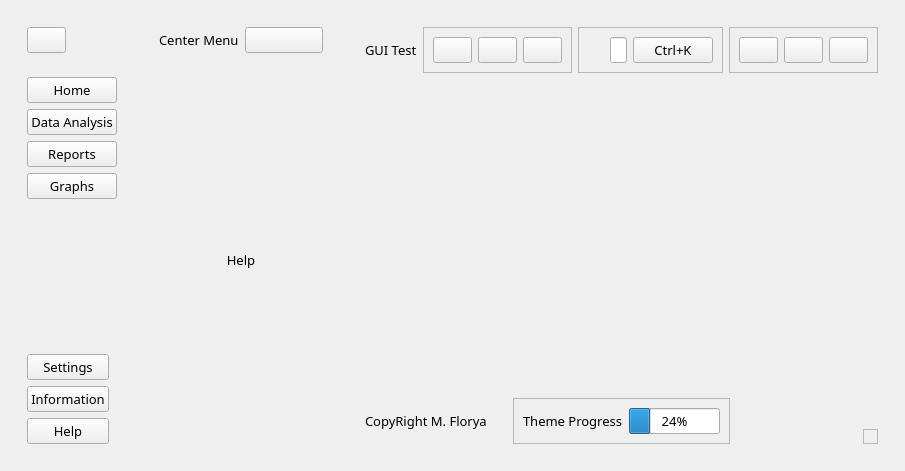
<?xml version="1.0" encoding="UTF-8"?>
<ui version="4.0">
 <class>MainWindow</class>
 <widget class="QMainWindow" name="MainWindow">
  <property name="geometry">
   <rect>
    <x>0</x>
    <y>0</y>
    <width>887</width>
    <height>471</height>
   </rect>
  </property>
  <property name="font">
   <font>
    <family>Noto Sans Ogham</family>
    <pointsize>10</pointsize>
   </font>
  </property>
  <property name="windowTitle">
   <string>MainWindow</string>
  </property>
  <property name="styleSheet">
   <string notr="true"/>
  </property>
  <widget class="QWidget" name="centralwidget">
   <layout class="QHBoxLayout" name="horizontalLayout">
    <item alignment="Qt::AlignLeft">
     <widget class="QWidget" name="leftmenu" native="true">
      <layout class="QVBoxLayout" name="verticalLayout">
       <item alignment="Qt::AlignLeft|Qt::AlignTop">
        <widget class="QWidget" name="widget" native="true">
         <layout class="QVBoxLayout" name="verticalLayout_2">
          <item>
           <widget class="QPushButton" name="menuBtn">
            <property name="text">
             <string/>
            </property>
            <property name="icon">
             <iconset>
              <normaloff>../../../../../Custom_Widgets/main/Qss/icons/fefefe/feather/menu.png</normaloff>../../../../../Custom_Widgets/main/Qss/icons/fefefe/feather/menu.png</iconset>
            </property>
            <property name="shortcut">
             <string/>
            </property>
            <property name="autoDefault">
             <bool>false</bool>
            </property>
            <property name="default">
             <bool>false</bool>
            </property>
            <property name="flat">
             <bool>false</bool>
            </property>
           </widget>
          </item>
         </layout>
        </widget>
       </item>
       <item alignment="Qt::AlignLeft|Qt::AlignTop">
        <widget class="QWidget" name="widget_3" native="true">
         <layout class="QVBoxLayout" name="verticalLayout_4">
          <item>
           <widget class="QPushButton" name="Home">
            <property name="text">
             <string>Home</string>
            </property>
            <property name="icon">
             <iconset>
              <normaloff>../../../../../Custom_Widgets/main/Qss/icons/fefefe/feather/home.png</normaloff>../../../../../Custom_Widgets/main/Qss/icons/fefefe/feather/home.png</iconset>
            </property>
           </widget>
          </item>
          <item>
           <widget class="QPushButton" name="DataAnalysis">
            <property name="text">
             <string>Data Analysis</string>
            </property>
            <property name="icon">
             <iconset>
              <normaloff>../../../../../Custom_Widgets/main/Qss/icons/fefefe/feather/list.png</normaloff>../../../../../Custom_Widgets/main/Qss/icons/fefefe/feather/list.png</iconset>
            </property>
           </widget>
          </item>
          <item>
           <widget class="QPushButton" name="Reports">
            <property name="text">
             <string>Reports</string>
            </property>
            <property name="icon">
             <iconset>
              <normaloff>../../../../../Custom_Widgets/main/Qss/icons/fefefe/feather/printer.png</normaloff>../../../../../Custom_Widgets/main/Qss/icons/fefefe/feather/printer.png</iconset>
            </property>
           </widget>
          </item>
          <item>
           <widget class="QPushButton" name="Graphs">
            <property name="text">
             <string>Graphs</string>
            </property>
            <property name="icon">
             <iconset>
              <normaloff>../../../../../Custom_Widgets/main/Qss/icons/fefefe/feather/pie-chart.png</normaloff>../../../../../Custom_Widgets/main/Qss/icons/fefefe/feather/pie-chart.png</iconset>
            </property>
           </widget>
          </item>
         </layout>
        </widget>
       </item>
       <item>
        <spacer name="verticalSpacer">
         <property name="orientation">
          <enum>Qt::Vertical</enum>
         </property>
         <property name="sizeHint" stdset="0">
          <size>
           <width>20</width>
           <height>40</height>
          </size>
         </property>
        </spacer>
       </item>
       <item alignment="Qt::AlignLeft|Qt::AlignBottom">
        <widget class="QWidget" name="widget_2" native="true">
         <layout class="QVBoxLayout" name="verticalLayout_3">
          <item>
           <widget class="QPushButton" name="Settings">
            <property name="text">
             <string>Settings</string>
            </property>
            <property name="icon">
             <iconset>
              <normaloff>../../../../../Custom_Widgets/main/Qss/icons/fefefe/feather/settings.png</normaloff>../../../../../Custom_Widgets/main/Qss/icons/fefefe/feather/settings.png</iconset>
            </property>
           </widget>
          </item>
          <item>
           <widget class="QPushButton" name="Information">
            <property name="text">
             <string>Information</string>
            </property>
            <property name="icon">
             <iconset>
              <normaloff>../../../../../Custom_Widgets/main/Qss/icons/fefefe/feather/info.png</normaloff>../../../../../Custom_Widgets/main/Qss/icons/fefefe/feather/info.png</iconset>
            </property>
           </widget>
          </item>
          <item>
           <widget class="QPushButton" name="pushButton_3">
            <property name="text">
             <string>Help</string>
            </property>
            <property name="icon">
             <iconset>
              <normaloff>../../../../../Custom_Widgets/main/Qss/icons/fefefe/feather/help-circle.png</normaloff>../../../../../Custom_Widgets/main/Qss/icons/fefefe/feather/help-circle.png</iconset>
            </property>
           </widget>
          </item>
         </layout>
        </widget>
       </item>
      </layout>
     </widget>
    </item>
    <item>
     <widget class="QWidget" name="centerMenu" native="true">
      <property name="maximumSize">
       <size>
        <width>200</width>
        <height>16777215</height>
       </size>
      </property>
      <layout class="QVBoxLayout" name="verticalLayout_5">
       <item>
        <widget class="QWidget" name="widget_4" native="true">
         <layout class="QHBoxLayout" name="horizontalLayout_2">
          <item>
           <widget class="QLabel" name="label">
            <property name="text">
             <string>Center Menu</string>
            </property>
           </widget>
          </item>
          <item>
           <widget class="QPushButton" name="pushButton">
            <property name="text">
             <string/>
            </property>
            <property name="icon">
             <iconset>
              <normaloff>../../../../../Custom_Widgets/main/Qss/icons/fefefe/feather/x-circle.png</normaloff>../../../../../Custom_Widgets/main/Qss/icons/fefefe/feather/x-circle.png</iconset>
            </property>
           </widget>
          </item>
         </layout>
        </widget>
       </item>
       <item>
        <widget class="QStackedWidget" name="stackedWidget">
         <property name="currentIndex">
          <number>2</number>
         </property>
         <widget class="QWidget" name="settingsPage">
          <layout class="QVBoxLayout" name="verticalLayout_6">
           <item>
            <spacer name="verticalSpacer_2">
             <property name="orientation">
              <enum>Qt::Vertical</enum>
             </property>
             <property name="sizeHint" stdset="0">
              <size>
               <width>20</width>
               <height>40</height>
              </size>
             </property>
            </spacer>
           </item>
           <item alignment="Qt::AlignVCenter">
            <widget class="QWidget" name="widget_5" native="true">
             <layout class="QVBoxLayout" name="verticalLayout_7">
              <item>
               <widget class="QLabel" name="label_2">
                <property name="text">
                 <string>Settings</string>
                </property>
                <property name="alignment">
                 <set>Qt::AlignCenter</set>
                </property>
               </widget>
              </item>
              <item>
               <widget class="QFrame" name="frame">
                <property name="frameShape">
                 <enum>QFrame::StyledPanel</enum>
                </property>
                <property name="frameShadow">
                 <enum>QFrame::Raised</enum>
                </property>
                <layout class="QHBoxLayout" name="horizontalLayout_3">
                 <item>
                  <widget class="QLabel" name="label_3">
                   <property name="text">
                    <string>Theme</string>
                   </property>
                  </widget>
                 </item>
                 <item>
                  <widget class="QComboBox" name="comboBox"/>
                 </item>
                </layout>
               </widget>
              </item>
             </layout>
            </widget>
           </item>
           <item>
            <spacer name="verticalSpacer_3">
             <property name="orientation">
              <enum>Qt::Vertical</enum>
             </property>
             <property name="sizeHint" stdset="0">
              <size>
               <width>20</width>
               <height>40</height>
              </size>
             </property>
            </spacer>
           </item>
          </layout>
         </widget>
         <widget class="QWidget" name="informationPage">
          <layout class="QVBoxLayout" name="verticalLayout_8">
           <item alignment="Qt::AlignVCenter">
            <widget class="QLabel" name="label_4">
             <property name="text">
              <string>Information</string>
             </property>
             <property name="alignment">
              <set>Qt::AlignCenter</set>
             </property>
            </widget>
           </item>
          </layout>
         </widget>
         <widget class="QWidget" name="helpPage">
          <layout class="QVBoxLayout" name="verticalLayout_9">
           <item alignment="Qt::AlignVCenter">
            <widget class="QLabel" name="label_5">
             <property name="text">
              <string>Help</string>
             </property>
             <property name="alignment">
              <set>Qt::AlignCenter</set>
             </property>
            </widget>
           </item>
          </layout>
         </widget>
        </widget>
       </item>
      </layout>
     </widget>
    </item>
    <item>
     <widget class="QWidget" name="mainBody" native="true">
      <property name="sizePolicy">
       <sizepolicy hsizetype="Expanding" vsizetype="Preferred">
        <horstretch>0</horstretch>
        <verstretch>0</verstretch>
       </sizepolicy>
      </property>
      <layout class="QVBoxLayout" name="verticalLayout_10">
       <item alignment="Qt::AlignTop">
        <widget class="QWidget" name="header" native="true">
         <layout class="QHBoxLayout" name="horizontalLayout_7">
          <item>
           <widget class="QLabel" name="titleText">
            <property name="text">
             <string>GUI Test</string>
            </property>
           </widget>
          </item>
          <item>
           <widget class="QFrame" name="frame_3">
            <property name="frameShape">
             <enum>QFrame::StyledPanel</enum>
            </property>
            <property name="frameShadow">
             <enum>QFrame::Raised</enum>
            </property>
            <layout class="QHBoxLayout" name="horizontalLayout_6">
             <item>
              <widget class="QPushButton" name="notificationBtn">
               <property name="text">
                <string/>
               </property>
               <property name="icon">
                <iconset>
                 <normaloff>../../../../../Custom_Widgets/main/Qss/icons/fefefe/feather/bell.png</normaloff>../../../../../Custom_Widgets/main/Qss/icons/fefefe/feather/bell.png</iconset>
               </property>
              </widget>
             </item>
             <item>
              <widget class="QPushButton" name="moreBtn">
               <property name="text">
                <string/>
               </property>
               <property name="icon">
                <iconset>
                 <normaloff>../../../../../Custom_Widgets/main/Qss/icons/fefefe/feather/more-horizontal.png</normaloff>../../../../../Custom_Widgets/main/Qss/icons/fefefe/feather/more-horizontal.png</iconset>
               </property>
              </widget>
             </item>
             <item>
              <widget class="QPushButton" name="profileBtn">
               <property name="text">
                <string/>
               </property>
               <property name="icon">
                <iconset>
                 <normaloff>../../../../../Custom_Widgets/main/Qss/icons/fefefe/feather/user.png</normaloff>../../../../../Custom_Widgets/main/Qss/icons/fefefe/feather/user.png</iconset>
               </property>
              </widget>
             </item>
            </layout>
           </widget>
          </item>
          <item>
           <widget class="QFrame" name="searchCont">
            <property name="frameShape">
             <enum>QFrame::StyledPanel</enum>
            </property>
            <property name="frameShadow">
             <enum>QFrame::Raised</enum>
            </property>
            <layout class="QHBoxLayout" name="horizontalLayout_8">
             <item>
              <widget class="QLabel" name="label_9">
               <property name="minimumSize">
                <size>
                 <width>16</width>
                 <height>16</height>
                </size>
               </property>
               <property name="maximumSize">
                <size>
                 <width>16</width>
                 <height>16</height>
                </size>
               </property>
               <property name="text">
                <string/>
               </property>
               <property name="pixmap">
                <pixmap>../../../../../Custom_Widgets/main/Qss/icons/fefefe/feather/search.png</pixmap>
               </property>
               <property name="scaledContents">
                <bool>true</bool>
               </property>
              </widget>
             </item>
             <item>
              <widget class="QLineEdit" name="lineEdit"/>
             </item>
             <item>
              <widget class="QPushButton" name="pushButton_2">
               <property name="text">
                <string>Ctrl+K</string>
               </property>
              </widget>
             </item>
            </layout>
           </widget>
          </item>
          <item alignment="Qt::AlignRight|Qt::AlignTop">
           <widget class="QFrame" name="frame_4">
            <property name="frameShape">
             <enum>QFrame::StyledPanel</enum>
            </property>
            <property name="frameShadow">
             <enum>QFrame::Raised</enum>
            </property>
            <layout class="QHBoxLayout" name="horizontalLayout_9">
             <item>
              <widget class="QPushButton" name="minimizeBtn">
               <property name="text">
                <string/>
               </property>
               <property name="icon">
                <iconset>
                 <normaloff>../../../../../Custom_Widgets/main/Qss/icons/fefefe/feather/window_minimize.png</normaloff>../../../../../Custom_Widgets/main/Qss/icons/fefefe/feather/window_minimize.png</iconset>
               </property>
              </widget>
             </item>
             <item>
              <widget class="QPushButton" name="restoreBtn">
               <property name="text">
                <string/>
               </property>
               <property name="icon">
                <iconset>
                 <normaloff>../../../../../Custom_Widgets/main/Qss/icons/fefefe/feather/square.png</normaloff>../../../../../Custom_Widgets/main/Qss/icons/fefefe/feather/square.png</iconset>
               </property>
              </widget>
             </item>
             <item>
              <widget class="QPushButton" name="closeBtn">
               <property name="text">
                <string/>
               </property>
               <property name="icon">
                <iconset>
                 <normaloff>../../../../../Custom_Widgets/main/Qss/icons/fefefe/feather/window_close.png</normaloff>../../../../../Custom_Widgets/main/Qss/icons/fefefe/feather/window_close.png</iconset>
               </property>
              </widget>
             </item>
            </layout>
           </widget>
          </item>
         </layout>
        </widget>
       </item>
       <item>
        <widget class="QWidget" name="mainContents" native="true"/>
       </item>
       <item alignment="Qt::AlignBottom">
        <widget class="QWidget" name="footer" native="true">
         <layout class="QHBoxLayout" name="horizontalLayout_4">
          <item>
           <widget class="QLabel" name="label_6">
            <property name="text">
             <string>CopyRight M. Florya</string>
            </property>
           </widget>
          </item>
          <item alignment="Qt::AlignHCenter">
           <widget class="QFrame" name="frame_2">
            <property name="frameShape">
             <enum>QFrame::StyledPanel</enum>
            </property>
            <property name="frameShadow">
             <enum>QFrame::Raised</enum>
            </property>
            <layout class="QHBoxLayout" name="horizontalLayout_5">
             <item>
              <widget class="QLabel" name="label_7">
               <property name="text">
                <string>Theme Progress</string>
               </property>
              </widget>
             </item>
             <item>
              <widget class="QProgressBar" name="progressBar">
               <property name="value">
                <number>24</number>
               </property>
              </widget>
             </item>
            </layout>
           </widget>
          </item>
          <item alignment="Qt::AlignRight|Qt::AlignBottom">
           <widget class="QFrame" name="sizeGrip">
            <property name="minimumSize">
             <size>
              <width>15</width>
              <height>15</height>
             </size>
            </property>
            <property name="maximumSize">
             <size>
              <width>15</width>
              <height>15</height>
             </size>
            </property>
            <property name="frameShape">
             <enum>QFrame::StyledPanel</enum>
            </property>
            <property name="frameShadow">
             <enum>QFrame::Raised</enum>
            </property>
           </widget>
          </item>
         </layout>
        </widget>
       </item>
      </layout>
     </widget>
    </item>
   </layout>
  </widget>
 </widget>
 <resources>
  <include location="../../Qss/icons/_icons.qrc"/>
 </resources>
 <connections/>
</ui>
